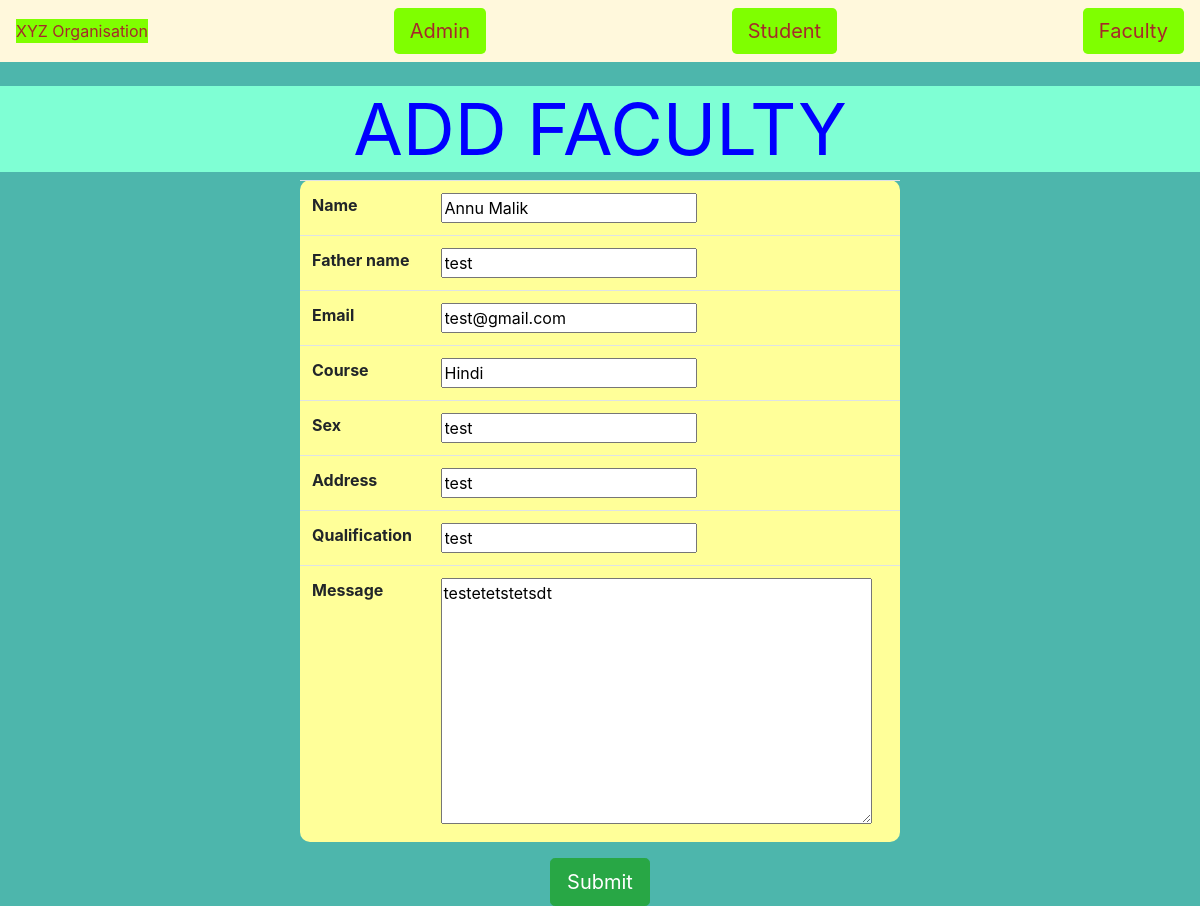
The app's page /update1/1 with its own data.
### management/models.py (models this page shows)
class faculty_model(models.Model):
    name=models.CharField(max_length=50)
    father_name=models.CharField(max_length=50)
    sex=models.CharField(max_length=50)
    email=models.EmailField(max_length=254)
    address=models.CharField(max_length=50)
    course=models.CharField(max_length=50)
    qualification=models.CharField(max_length=50)
    message=models.TextField()
    class Meta:
        db_table='faculty_table'

### management/views.py (the view)
# urls.py: path('update1/<int:faculty_id>',views.faculty_update),
def faculty_update(request,faculty_id):
    faculty_id=int(faculty_id)
    try:
        faculty_idd=faculty_model.objects.get(id=faculty_id)
    except faculty_model.DoesNotExist:
        return redirect('index')
    form=faculty_form(request.POST or None,instance=faculty_idd)
    if form.is_valid():
        form.save()
        return redirect('index')
    return render(request,'faculty1.html',{'update':form})

### management/form.py
class faculty_form(ModelForm):
    class Meta:
        model=faculty_model
        fields=['name','father_name','email','course','sex','address','qualification','message']

### templates/faculty1.html (shortened to what this page needs)
{%  extends 'index.html' %}
{% block content %}
    <center>
        <h4 class="display-3" style="background-color:aquamarine;color:blue"><strong>ADD FACULTY</strong></h4>
        <form method="POST" novalidate>
            <table class='w-50 table table-light' style="border-radius:10px;background-color:#FFFF99;">
                {% for field in update %}
                <tr>
                    <th>{{field.label}}</th>
                    <th>{{field}}</th>
                </tr>
                {% endfor %}
            </table>
            <button type="submit" class="btn btn-lg btn-success">Submit</buton>
        </form>
    </center>
{% endblock %}

### records on screen
faculty_model: update "Annu Malik" "test" "test@gmail.com" "Hindi" "test" "test" "test" "testetetstetsdt"

### other values on screen
{{ field.label }} "Name" "Father name" "Email" "Course" "Sex" "Address" "Qualification" "Message"
